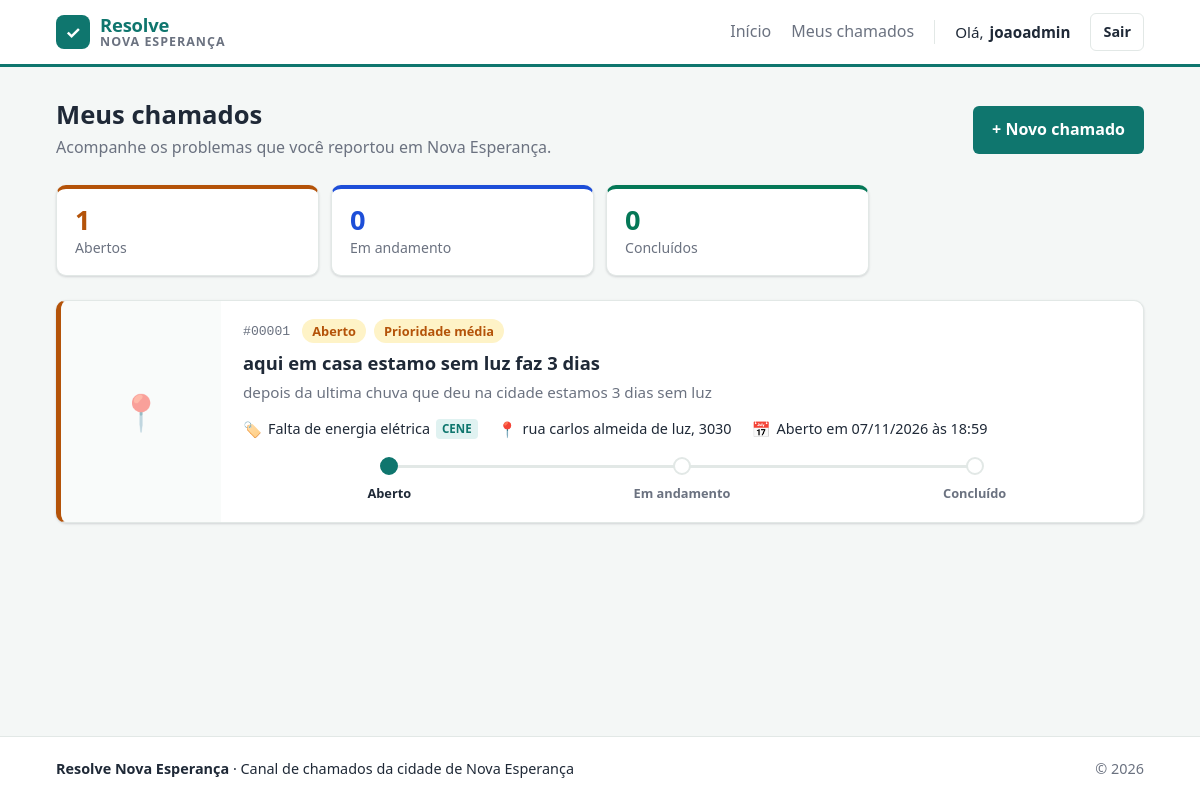
Page /chamados/ (signed in) on the committed database.
### sistema/models.py (models this page shows, shortened)
class Chamado(models.Model):
    class Prioridade(models.TextChoices):
        BAIXA = 'Baixa', 'Baixa'
        MEDIA = 'Média', 'Média'
        ALTA = 'Alta', 'Alta'
    cidadao = models.ForeignKey(User, on_delete=models.CASCADE)
    titulo = models.CharField(max_length=100)
    descricao = models.TextField()
    categoria = models.ForeignKey(Categoria, on_delete=models.CASCADE, related_name='chamados')
    prioridade = models.CharField(max_length=10, choices=Prioridade.choices, default=Prioridade.MEDIA)
    data_criacao = models.DateTimeField(auto_now_add=True)
    endereco = models.CharField(max_length=200)
    foto = models.ImageField(upload_to='fotos_chamados/', blank=True, null=True)
    status = models.CharField(max_length=20, choices=[('Aberto', 'Aberto'), ('Em andamento', 'Em andamento'), ('Concluído', 'Concluído')], default='Aberto')
    class Meta:
        ordering = ['-data_criacao']

class Categoria(models.Model):
    nome = models.CharField(max_length=100)
    orgao = models.ForeignKey(
        Orgao, on_delete=models.CASCADE, related_name='categorias')

class Orgao(models.Model):
    nome = models.CharField(max_length=100)
    email = models.EmailField()
    sigla = models.CharField(max_length=10)

### sistema/views.py (the view)
# urls.py: path('chamados/', ChamadoView.as_view(), name='chamados'),
class ChamadoView(LoginRequiredMixin, ListView):
    form_class = ChamadoForm
    login_url = 'login'
    context_object_name = 'chamados'
    template_name = 'chamados.html'
    model = Chamado
    def get_queryset(self):
        return Chamado.objects.filter(cidadao=self.request.user)

### sistema/templates/chamados.html (shortened to what this page needs)
{% extends 'base.html' %}
{% load static %}
{% block extra_css %}
    <link rel="stylesheet" href="{% static 'css/chamados.css' %}">
{% endblock %}
{% block content %}
<div class="page-header">
    <div>
        <h1>Meus chamados</h1>
        <p class="page-header__sub">
            Acompanhe os problemas que você reportou em Nova Esperança.
        </p>
    </div>
    <a href="{% url 'novo_chamado' %}" class="btn btn--primary">+ Novo chamado</a>
</div>
{% if chamados %}
    {% regroup chamados|dictsort:"status" by status as grupos %}
    <div class="filtro">
        <div class="resumo">
            <label for="f-aberto" class="resumo__item resumo__item--aberto">
                <span class="resumo__numero">{% for g in grupos %}{% if g.grouper == 'Aberto' %}{{ g.list|length }}{% endif %}{% endfor %}</span>
                <span class="resumo__rotulo">Abertos</span>
            </label>
            <label for="f-em-andamento" class="resumo__item resumo__item--em-andamento">
                <span class="resumo__numero">{% for g in grupos %}{% if g.grouper == 'Em andamento' %}{{ g.list|length }}{% endif %}{% endfor %}</span>
                <span class="resumo__rotulo">Em andamento</span>
            </label>
            <label for="f-concluido" class="resumo__item resumo__item--concluido">
                <span class="resumo__numero">{% for g in grupos %}{% if g.grouper == 'Concluído' %}{{ g.list|length }}{% endif %}{% endfor %}</span>
                <span class="resumo__rotulo">Concluídos</span>
            </label>
        </div>
        <div class="chamados">
            {% for chamado in chamados %}
                {% with ultima=chamado.administracao.first %}
                <article class="chamado chamado--{{ chamado.status|slugify }}">
                    {% if chamado.foto %}
                        <a href="{{ chamado.foto.url }}" target="_blank" class="chamado__foto">
                            <img src="{{ chamado.foto.url }}" alt="Foto do chamado: {{ chamado.titulo }}" loading="lazy">
                        </a>
                    {% else %}
                        <div class="chamado__foto chamado__foto--vazia" aria-hidden="true">📍</div>
                    {% endif %}
                    <div class="chamado__corpo">
                        <header class="chamado__topo">
                            <span class="chamado__protocolo">#{{ chamado.pk|stringformat:"05d" }}</span>
                            <span class="badge badge--{{ chamado.status|slugify }}">{{ chamado.get_status_display }}</span>
                            <span class="badge badge--{{ chamado.prioridade|slugify }}">Prioridade {{ chamado.get_prioridade_display|lower }}</span>
                        </header>
                        <h2 class="chamado__titulo">{{ chamado.titulo }}</h2>
                        <p class="chamado__descricao">{{ chamado.descricao|truncatechars:180 }}</p>
                        <ul class="chamado__info">
                            <li>
                                <span class="chamado__info-icone" aria-hidden="true">🏷️</span>
                                {{ chamado.categoria.nome }}
                                {% if chamado.categoria.orgao %}
                                    <span class="chamado__orgao">{{ chamado.categoria.orgao.sigla }}</span>
                                {% endif %}
                            </li>
                            <li>
                                <span class="chamado__info-icone" aria-hidden="true">📍</span>
                                {{ chamado.endereco }}
                            </li>
                            <li>
                                <span class="chamado__info-icone" aria-hidden="true">📅</span>
                                Aberto em {{ chamado.data_criacao|date:"d/m/Y \à\s H:i" }}
                            </li>
                        </ul>
                        <ol class="progresso" aria-label="Andamento do chamado">
                            <li class="progresso__etapa is-feito">Aberto</li>
                            <li class="progresso__etapa {% if chamado.status == 'Em andamento' or chamado.status == 'Concluído' %}is-feito{% endif %}">Em andamento</li>
                            <li class="progresso__etapa {% if chamado.status == 'Concluído' %}is-feito{% endif %}">Concluído</li>
                        </ol>
                    </div>
                </article>
                {% endwith %}
            {% endfor %}
        </div>
    </div>
{% endif %}
{% endblock %}

### sistema/templates/base.html (shortened to what this page needs)
{% load static %}
<!DOCTYPE html>
<html lang="pt-br">
<head>
    <link rel="stylesheet" href="{% static 'css/base.css' %}">
    {% block extra_css %}{% endblock %}
</head>
<body>
    <header class="topbar">
        <div class="container topbar__inner">
            <a class="brand" href="{{ home_url|default:'/' }}">
                <span class="brand__icon" aria-hidden="true">✓</span>
                <span class="brand__text">
                    <span class="brand__resolve">Resolve</span>
                    <span class="brand__cidade">Nova Esperança</span>
                </span>
            </a>
            <nav class="nav">
                <a href="{{ home_url|default:'/' }}" class="nav__link">Início</a>
                {% if user.is_authenticated %}
                    {% if user.perfil.tipo_usuario == 'Administrador' %}
                        <a href="{% url 'adm_chamados' %}" class="nav__link">Painel do órgão</a>
                    {% else %}
                        <a href="{% url 'chamados' %}" class="nav__link">Meus chamados</a>
                    {% endif %}
                    <span class="nav__user">
                        Olá, <strong>{{ user.first_name|default:user.username }}</strong>
                    </span>
                    <form method="post" action="{% url 'logout' %}" class="nav__logout">
                        <button type="submit" class="btn btn--ghost btn--sm">Sair</button>
                    </form>
                {% else %}
                    <a href="{% url 'login' %}" class="nav__link">Entrar</a>
                    <a href="{% url 'register' %}" class="btn btn--primary btn--sm">Criar conta</a>
                {% endif %}
            </nav>
        </div>
    </header>
    <main class="container main">
        {% block content %}{% endblock %}
    </main>
    <footer class="footer">
        <div class="container footer__inner">
            <span><strong>Resolve Nova Esperança</strong> · Canal de chamados da cidade de Nova Esperança</span>
            <span class="footer__muted">© {% now "Y" %}</span>
        </div>
    </footer>
</body>
</html>

### sistema/static/css/base.css (style rules this page uses)
:root { --cor-primaria: #0f766e; --cor-primaria-escura: #0b5d57; --cor-primaria-clara: #e0f2f1; --cor-secundaria: #1e40af; --cor-texto: #1f2937; --cor-texto-suave: #6b7280; --cor-fundo: #f4f7f6; --cor-superficie: #ffffff; --cor-borda: #e2e8e6; --cor-aberto: #b45309; --cor-aberto-bg: #fef3c7; --cor-andamento: #1d4ed8; --cor-andamento-bg: #dbeafe; --cor-concluido: #047857; --cor-concluido-bg: #d1fae5; --cor-baixa: #4b5563; --cor-baixa-bg: #f3f4f6; --cor-media: #b45309; --cor-media-bg: #fef3c7; --cor-alta: #b91c1c; --cor-alta-bg: #fee2e2; --raio: 10px; --raio-sm: 6px; --sombra: 0 1px 2px rgba(16, 24, 40, .06), 0 1px 3px rgba(16, 24, 40, .1); --sombra-lg: 0 10px 25px -5px rgba(16, 24, 40, .12); --fonte: system-ui, -apple-system, "Segoe UI", Roboto, "Helvetica Neue", Arial, sans-serif; --largura-max: 1120px; }
*, *::before, *::after { box-sizing: border-box; }
html, body { margin: 0; padding: 0; }
body { font-family: var(--fonte); font-size: 16px; line-height: 1.6; color: var(--cor-texto); background: var(--cor-fundo); min-height: 100vh; display: flex; flex-direction: column; }
a { color: var(--cor-primaria); text-decoration: none; }
h1, h2, h3, h4 { line-height: 1.25; margin: 0 0 .5em; }
p { margin: 0 0 1em; }
.container { width: 100%; max-width: var(--largura-max); margin: 0 auto; padding: 0 16px; }
.main { flex: 1; padding-top: 32px; padding-bottom: 48px; }
.topbar { background: var(--cor-superficie); border-bottom: 3px solid var(--cor-primaria); position: sticky; top: 0; z-index: 10; }
.topbar__inner { display: flex; align-items: center; justify-content: space-between; min-height: 64px; flex-wrap: wrap; }
.brand { display: flex; align-items: center; gap: 10px; color: var(--cor-texto); }
.brand__icon { display: inline-flex; align-items: center; justify-content: center; width: 34px; height: 34px; border-radius: 8px; background: var(--cor-primaria); color: #fff; font-weight: 700; font-size: 1.1rem; }
.brand__text { display: flex; flex-direction: column; line-height: 1.1; }
.brand__resolve { font-size: 1.15rem; font-weight: 800; color: var(--cor-primaria); letter-spacing: -.01em; }
.brand__cidade { font-size: .78rem; font-weight: 600; color: var(--cor-texto-suave); text-transform: uppercase; letter-spacing: .08em; }
.nav { display: flex; align-items: center; gap: 20px; }
.nav__link { color: var(--cor-texto-suave); font-weight: 500; }
.nav__user { display: flex; align-items: center; gap: 6px; font-size: .95rem; padding-left: 20px; border-left: 1px solid var(--cor-borda); }
.nav__logout { margin: 0; }
.btn, button, input[type="submit"] { display: inline-flex; align-items: center; justify-content: center; gap: 6px; font: inherit; font-weight: 600; padding: 10px 18px; border-radius: var(--raio-sm); border: 1px solid transparent; cursor: pointer; transition: background .15s, border-color .15s, color .15s; text-decoration: none; background: var(--cor-primaria); color: #fff; }
.btn--primary { background: var(--cor-primaria); color: #fff; }
.btn--ghost { background: transparent; color: var(--cor-texto); border-color: var(--cor-borda); }
.btn--sm { padding: 6px 12px; font-size: .9rem; }
label { display: block; font-weight: 600; font-size: .92rem; margin-bottom: 6px; }
.page-header { display: flex; align-items: center; justify-content: space-between; gap: 16px; flex-wrap: wrap; margin-bottom: 24px; }
.page-header h1 { font-size: 1.6rem; margin: 0; }
.badge { display: inline-block; padding: 2px 10px; border-radius: 999px; font-size: .8rem; font-weight: 600; white-space: nowrap; }
.badge--aberto { color: var(--cor-aberto); background: var(--cor-aberto-bg); }
.badge--media { color: var(--cor-media); background: var(--cor-media-bg); }
.footer { background: var(--cor-superficie); border-top: 1px solid var(--cor-borda); font-size: .9rem; }
.footer__inner { display: flex; justify-content: space-between; gap: 12px; flex-wrap: wrap; padding-top: 20px; padding-bottom: 20px; }
.footer__muted { color: var(--cor-texto-suave); }

### rows in the picture
Chamado: pk "00001", status "Aberto", prioridade "média", titulo "aqui em casa estamo sem luz faz 3 dias", descricao "depois da ultima chuva que deu na cidade estamos 3 dias sem luz", categoria.nome "Falta de energia elétrica", categoria.orgao.sigla "CENE", endereco "rua carlos almeida de luz, 3030", data_criacao "07/11/2026 às 18:59"

### other values in the picture
{{ user.first_name|default:user.username }} "joaoadmin"
{{ g.list|length }} "1"
